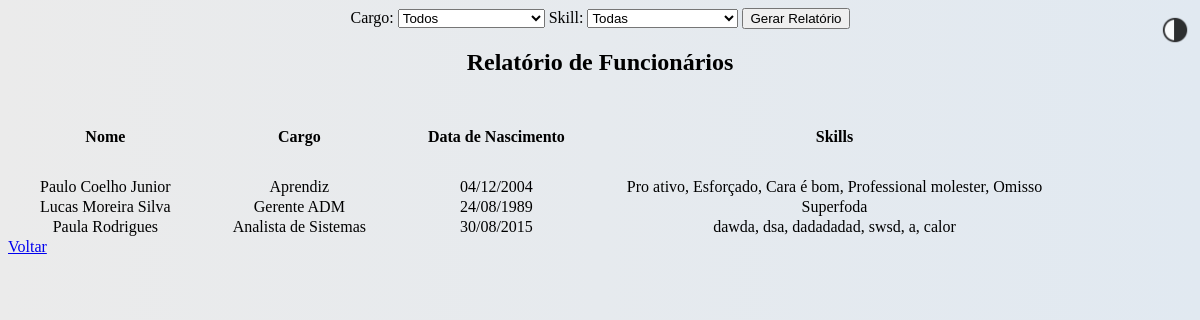
Page /relatorio/ on the earlier database version.
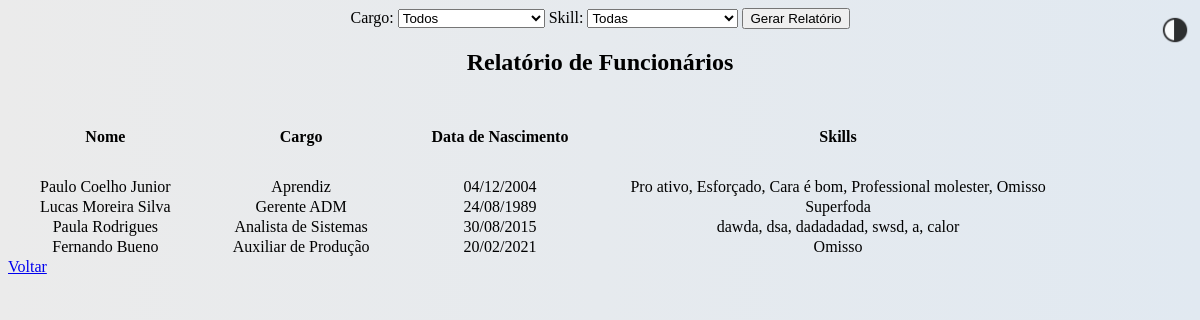
Same page on the later database version.
### app/models.py (models this page shows, shortened)
class Funcionario(models.Model):
    nome = models.CharField(max_length=100)
    cargo = models.CharField(max_length=50)
    data_nascimento = models.DateField()
    skills = models.ManyToManyField(Skill, blank=True)  # Relacionamento ManyToMany com Skill

class Skill(models.Model):
    nome = models.CharField(max_length=100)
    def __str__(self):
        return self.nome

### app/views.py (the view)
# urls.py: path('relatorio/', views.relatorio_dinamico, name='relatorio_dinamico'),
def relatorio_dinamico(request):
    cargo = request.GET.get('cargo')
    skill = request.GET.get('skill')
    funcionarios = Funcionario.objects.all()
    if cargo:
        funcionarios = funcionarios.filter(cargo=cargo)
    if skill:
        funcionarios = funcionarios.filter(skills__nome=skill)
    context = {
        'funcionarios': funcionarios,
        'cargos': Funcionario.objects.values_list('cargo', flat=True).distinct(),
        'skills': Skill.objects.all(),
    }
    return render(request, 'relatorio.html', context)

### app/templates/relatorio.html (shortened to what this page needs)
{% extends 'layout.html' %}
{% load static %}
{% block extrahead %}
    <link rel="stylesheet" href="{% static 'app/css/relatorio.css' %}">
{% endblock %}
{% block content %}
    <form class="formMain" method="get">
        <label for="cargo">Cargo:</label>
        <select name="cargo" id="cargo">
            <option value="">Todos</option>
        </select>
        <label for="skill">Skill:</label>
        <select name="skill" id="skill">
            <option value="">Todas</option>
        </select>
        <button type="submit">Gerar Relatório</button>
    </form>
    <div class="containerMain">
        <h2>Relatório de Funcionários</h2>
        <table>
            <thead>
                <tr class="columns">
                    <th>Nome</th>
                    <th>Cargo</th>
                    <th>Data de Nascimento</th>
                    <th>Skills</th>
                </tr>
            </thead>
            <tbody>
                {% for funcionario in funcionarios %}
                <tr class="valuesColumns">
                    <td>{{ funcionario.nome }}</td>
                    <td>{{ funcionario.cargo }}</td>
                    <td>{{ funcionario.data_nascimento|date:"d/m/Y" }}</td>
                    <td>{{ funcionario.skills.all|join:", " }}</td>
                </tr>
                {% endfor %}
            </tbody>
        </table>
    </div>
    <a href="{% url 'main' %}">Voltar</a>
{% endblock %}

### app/templates/layout.html (shortened to what this page needs)
<!DOCTYPE html>
{% load static %}
<html lang="en">
<head>
    {% block extrahead %}
    {% endblock %}
</head>
<body>
    <button style="
        opacity: 0.8;
        position: fixed;
        top: 15px;
        right: 10px;
        cursor: pointer;
        border-radius: 50%;
        border: none; padding: 0;
        height: 30px;
        width: 30px;
        background-color: transparent;
        " class="darkthemeButton">
        <img class="darkthemeImage" src="{% static 'app/img/icons/dark-mode.png' %}" style="
            margin: 0;
            width: 30px;
            height: 30px">
    </button>
    <main>
        {% block content %}
        {% endblock %}
    </main>
</body>
</html>

### app/static/app/css/relatorio.css (style rules this page uses)
.formMain { text-align: center; justify-content: space-between; }
.containerMain { justify-content: center; text-align: center; align-items: center; }
.columns th { padding: 30px; }
.valuesColumns td { padding: 0px 30px; }

Differences in the rows shown:
added Funcionario: nome "Fernando Bueno", cargo "Auxiliar de Produção", data_nascimento "20/02/2021", skills.all "Omisso"
